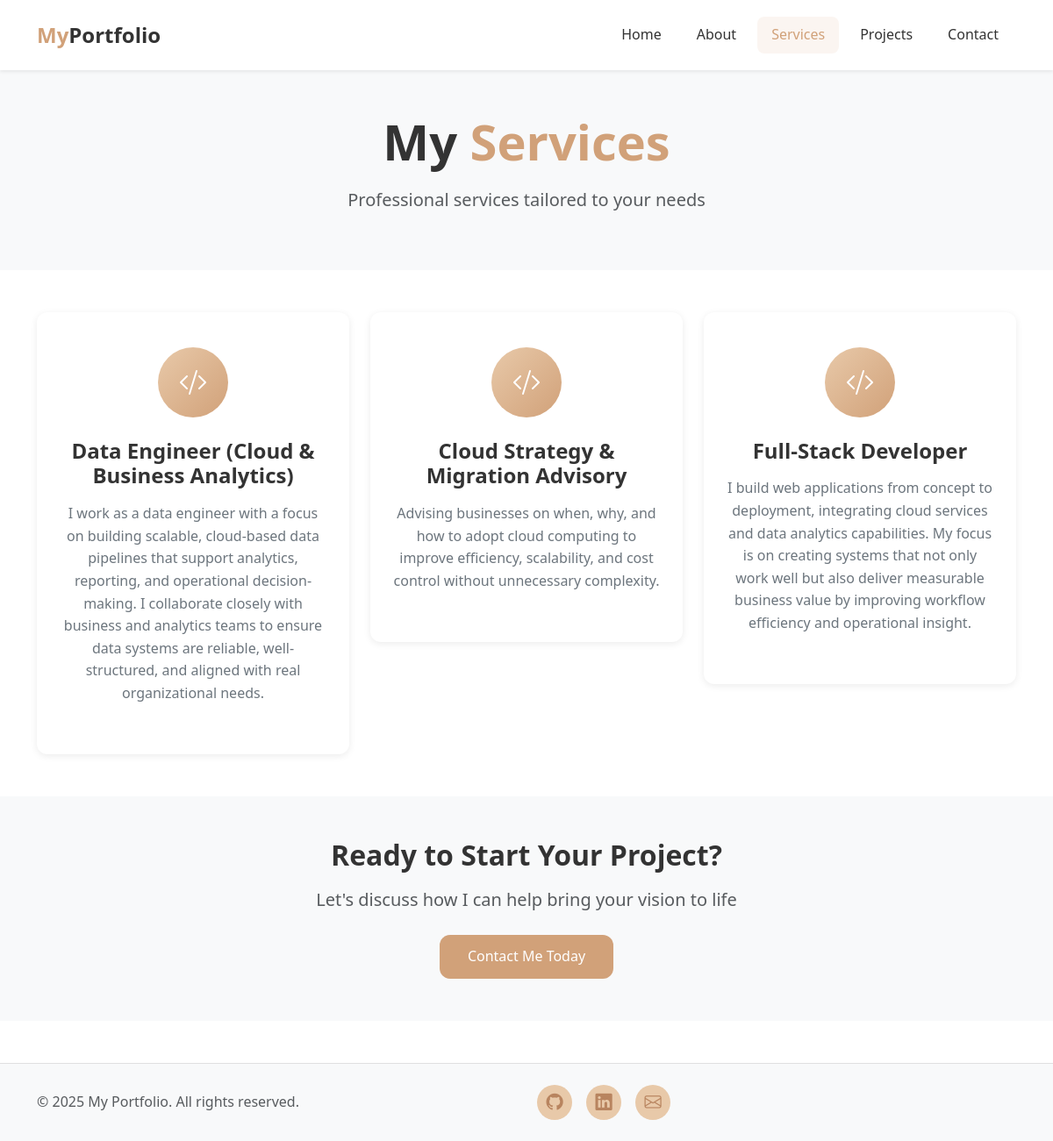
Page /services/ on the committed database.
### portfolio/models.py (models this page shows, shortened)
class Service(models.Model):
    title = models.CharField(max_length=200)
    description = models.TextField()
    icon = models.CharField(max_length=50, default='code-slash')  # Bootstrap icon name
    features = models.TextField(blank=True, help_text="Enter each feature on a new line")
    order = models.IntegerField(default=0)
    class Meta:
        ordering = ['order']

### portfolio/views.py (the view)
# urls.py: path('services/', views.services, name='services'),
def services(request):
    profile = Profile.objects.first()
    services = Service.objects.all()
    context = {
        'profile': profile,
        'services': services,
    }
    return render(request, 'services.html', context)

### portfolio/templates/services.html (shortened to what this page needs)
{% extends 'base.html' %}
{% load static %}
{% block content %}
<section class="py-5 bg-light">
    <div class="container text-center">
        <h1 class="display-4 fw-bold mb-3">My <span class="text-caramel">Services</span></h1>
        <p class="lead text-muted">Professional services tailored to your needs</p>
    </div>
</section>
<section class="py-5">
    <div class="container">
        <div class="row g-4">
            {% for service in services %}
            <div class="col-md-6 col-lg-4">
                <div class="service-card">
                    <div class="service-icon">
                        <i class="bi bi-{{ service.icon|default:'code-slash' }}"></i>
                    </div>
                    <h3>{{ service.title }}</h3>
                    <p>{{ service.description }}</p>
                </div>
            </div>
            {% empty %}
            <div class="col-12 text-center">
                <p class="text-muted">No services available at the moment.</p>
            </div>
            {% endfor %}
        </div>
    </div>
</section>
<section class="py-5 bg-light">
    <div class="container">
        <div class="row justify-content-center">
            <div class="col-lg-8 text-center">
                <h2 class="mb-3">Ready to Start Your Project?</h2>
                <p class="lead text-muted mb-4">Let's discuss how I can help bring your vision to life</p>
                <a href="{% url 'contact' %}" class="btn-caramel">Contact Me Today</a>
            </div>
        </div>
    </div>
</section>
{% endblock %}

### portfolio/static/css/style.css (style rules this page uses)
:root { --caramel: #D1A179; --caramel-dark: #B8845F; --caramel-light: #E8C9A9; --text-dark: #333333; --text-muted: #6c757d; --shadow-sm: 0 2px 8px rgba(0, 0, 0, 0.08); --shadow-md: 0 4px 16px rgba(0, 0, 0, 0.12); --shadow-lg: 0 8px 24px rgba(0, 0, 0, 0.15); --border-radius: 12px; --transition: all 0.3s ease; }
* { margin: 0; padding: 0; box-sizing: border-box; }
body { font-family: 'Segoe UI', Tahoma, Geneva, Verdana, sans-serif; color: var(--text-dark); line-height: 1.6; background-color: #ffffff; }
h1, h2, h3, h4, h5, h6 { font-weight: 600; color: var(--text-dark); }
a { text-decoration: none; transition: var(--transition); }
.text-caramel { color: var(--caramel) !important; }
.btn-caramel { background-color: var(--caramel); color: white; border: none; padding: 12px 32px; border-radius: var(--border-radius); font-weight: 500; transition: var(--transition); display: inline-block; }
.service-card { text-align: center; padding: 2.5rem 1.5rem; background: white; border-radius: var(--border-radius); box-shadow: var(--shadow-sm); transition: var(--transition); }
.service-icon { width: 80px; height: 80px; background: linear-gradient(135deg, var(--caramel-light), var(--caramel)); border-radius: 50%; display: flex; align-items: center; justify-content: center; margin: 0 auto 1.5rem; font-size: 2rem; color: white; }
.service-card h3 { font-size: 1.5rem; margin-bottom: 1rem; }
.service-card p { color: var(--text-muted); }

### rows in the picture
Service: title "Data Engineer (Cloud & Business Analytics)", description "I work as a data engineer with a focus on building scalable, cloud-based data pipelines that support analytics, reporting, and operational decision-making. I collaborate closely with business and analytics teams to ensure data systems are reliable, well-structured, and aligned with real organizational needs."
Service: title "Cloud Strategy & Migration Advisory", description "Advising businesses on when, why, and how to adopt cloud computing to improve efficiency, scalability, and cost control without unnecessary complexity."
Service: title "Full-Stack Developer", description "I build web applications from concept to deployment, integrating cloud services and data analytics capabilities. My focus is on creating systems that not only work well but also deliver measurable business value by improving workflow efficiency and operational insight."
